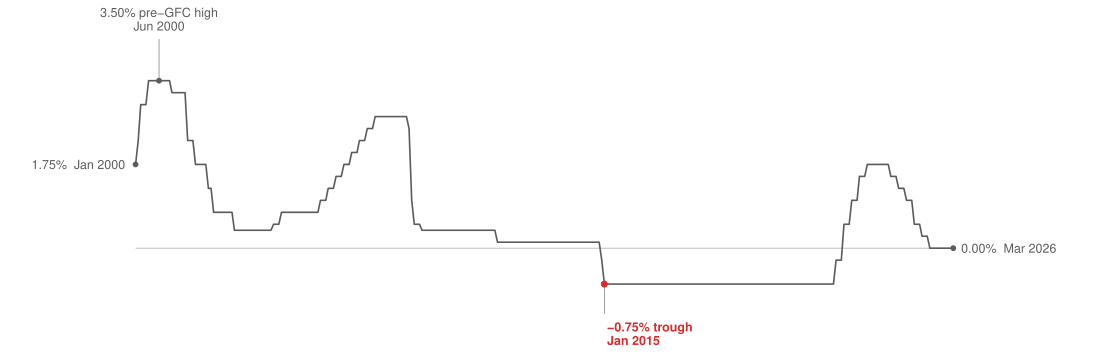

This chart was generated by the following R code:
# Task 7 v9 — SNB policy rate, 2000-2026 (data-ink pass).
# v9 cuts two annotations from v8 to push the data-ink ratio to the
#   canonical Tufte sparkline: label only first, last, min, and max.
#     * DROPPED "2007: 2.75%" — a secondary, muted LOCAL peak. Not an
#       extreme, not an endpoint; it added ink without advancing the
#       high -> negative -> back-to-zero story.
#     * DROPPED "1.75% Jun 2023" — a local hike, not the global maximum.
#       The line shape already shows the bump, and it sits at the same
#       height as the labelled 2000 start (both 1.75%), so the reader can
#       read its value off the start anchor. The brief 2023 hike now lives
#       only in the Quarto subtitle prose, not on the chart.
#   KEPT (these four are the only magnitude references — there is no
#   y-axis, so each label IS data-ink, not decoration):
#     * 1.75% Jan 2000  — left endpoint (start value)
#     * 3.50% pre-GFC high, Jun 2000 — the global maximum
#     * -0.75% trough, Jan 2015 — the global minimum (single red accent)
#     * 0.00% Mar 2026  — right endpoint (current value)
#
# v8 made the four interior callouts consistently offset with thin leaders;
#   v7 fixed the 3.50% max labelling; v6 alloy line; v5 added 2023 peak; v4
#   dropped inferred-event annotations; v3 palette migration. See v8 header.
#
# Source: Swiss National Bank, "Official rates of the SNB" cube `snboffzisa`,
# data portal data.snb.ch. Splice: LIBOR target band mid (UG0+OG0)/2 for
# pre-Jun-2019 + SNB Leitzins (LZ) for Jun-2019 onward.

setwd("/Users/alexanderweber/Documents/hsg/6_semester/data_visualization_with_ai")

suppressPackageStartupMessages({
  library(dplyr)
  library(readr)
  library(tidyr)
  library(ggplot2)
})

source("design_system.R")

chart_family <- ""

raw <- read_delim(
  "data/task_07/snboffzisa.csv",
  delim = ";",
  skip  = 3,
  col_types = cols(Date = col_character(),
                   D0   = col_character(),
                   Value = col_character()),
  show_col_types = FALSE
) %>%
  mutate(date  = as.Date(paste0(Date, "-15")),
         Value = suppressWarnings(as.numeric(Value)))

band_mid <- raw %>%
  filter(D0 %in% c("UG0", "OG0")) %>%
  select(date, D0, Value) %>%
  pivot_wider(names_from = D0, values_from = Value) %>%
  mutate(rate = (UG0 + OG0) / 2) %>%
  filter(!is.na(rate), date < as.Date("2019-06-01")) %>%
  select(date, rate)

leitzins <- raw %>%
  filter(D0 == "LZ", !is.na(Value), date >= as.Date("2019-06-01")) %>%
  select(date, rate = Value)

policy <- bind_rows(band_mid, leitzins) %>%
  arrange(date) %>%
  filter(date >= as.Date("2000-01-01"))

cat("Series rows:", nrow(policy),
    " range:", as.character(min(policy$date)), "to",
                as.character(max(policy$date)), "\n")
cat("Trough:", min(policy$rate),
    " peak:", max(policy$rate), "\n")

# True series maximum is 3.50%, held Jun 2000 - Feb 2001 (a plateau).
# Anchor the peak marker at the plateau midpoint (~2000-10) so the dot
# lands on the visible high shoulder of the line, not on a sloping edge.
peak_date <- as.Date("2000-10-15")

# Four anchors only: two endpoints, the global max, the global min.
ann <- tibble::tribble(
  ~date,                  ~rate,  ~label,                          ~lbl_x,                   ~lbl_y,  ~role,
  as.Date("2000-01-15"),   1.75,  "1.75%  Jan 2000",               as.Date("1999-09-15"),     1.75,   "endpoint_left",
  peak_date,               3.50,  "3.50% pre-GFC high\nJun 2000",  peak_date,                 4.55,   "peak_above",
  as.Date("2015-01-15"),  -0.75,  "-0.75% trough\nJan 2015",       as.Date("2015-02-15"),    -1.55,   "trough",
  as.Date("2026-03-15"),   0.00,  "0.00%  Mar 2026",               as.Date("2026-06-15"),     0.00,   "endpoint_right"
)

# Leaders: thin short connector from each offset label back to its data
# point. `gap_y` is the breathing space left between the label glyph and
# the near end of the leader so the line never touches the text.
gap_y <- 0.18
leaders <- ann %>%
  filter(role %in% c("trough", "peak_above")) %>%
  mutate(x = date, xend = date, y = rate,
         yend = lbl_y - ifelse(lbl_y > rate, gap_y, -gap_y))

p <- ggplot(policy, aes(x = date, y = rate)) +
  annotate("segment",
           x = min(policy$date), xend = max(policy$date),
           y = 0, yend = 0,
           color = pg_palette$dark_quartz, linewidth = 0.25) +
  geom_segment(data = leaders,
               aes(x = x, xend = xend, y = y, yend = yend),
               color = pg_palette$alloy, linewidth = 0.2,
               inherit.aes = FALSE) +
  geom_line(color = pg_palette$alloy, linewidth = 0.55) +
  geom_point(data = ann %>% filter(!role %in% c("trough")),
             aes(x = date, y = rate),
             color = pg_palette$alloy, size = 1.3) +
  geom_point(data = ann %>% filter(role == "trough"),
             aes(x = date, y = rate),
             color = pg_palette$heritage_red, size = 1.7) +
  geom_text(data = ann %>% filter(role == "endpoint_left"),
            aes(x = lbl_x, y = lbl_y, label = label),
            family = chart_family, size = 3.0,
            color = pg_palette$alloy,
            hjust = 1, vjust = 0.5) +
  geom_text(data = ann %>% filter(role == "endpoint_right"),
            aes(x = lbl_x, y = lbl_y, label = label),
            family = chart_family, size = 3.0,
            color = pg_palette$alloy,
            hjust = 0, vjust = 0.5) +
  geom_text(data = ann %>% filter(role == "peak_above"),
            aes(x = lbl_x, y = lbl_y, label = label),
            family = chart_family, size = 3.0,
            color = pg_palette$alloy,
            hjust = 0.5, vjust = 0,
            lineheight = 0.95) +
  geom_text(data = ann %>% filter(role == "trough"),
            aes(x = lbl_x, y = lbl_y, label = label),
            family = chart_family, size = 3.0,
            color = pg_palette$heritage_red,
            hjust = 0, vjust = 1, fontface = "bold",
            lineheight = 0.95) +
  scale_x_date(expand = expansion(mult = c(0.10, 0.12))) +
  scale_y_continuous(limits = c(-2.0, 4.9),
                     expand = expansion(mult = c(0, 0))) +
  coord_cartesian(clip = "off") +
  labs(x = NULL, y = NULL) +
  theme_void(base_family = chart_family) +
  theme(plot.margin = margin(t = 10, r = 30, b = 8, l = 30))

out_pdf <- "iterations/task_07/v9/snb_rate_v9.pdf"
ggsave(out_pdf, p, width = 28, height = 9, units = "cm", device = "pdf")
cat("Saved:", out_pdf, "\n")
